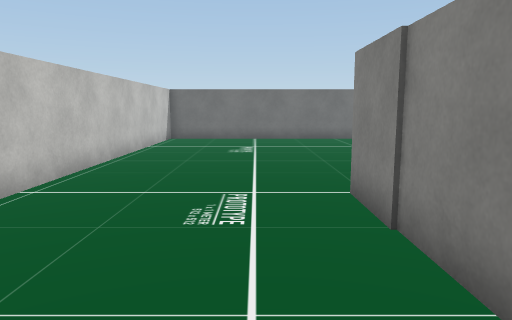
view 1 (above)

24 first-person views from a walk through a 3-D level made in the Unity game engine. The camera is 1.5 m above the floor, tilts 8° down and sees 70° across. The floor is counted in squares, 1 m on a side. Each view is taken from the middle of a square. On the plan, view 1 faces up. The plan holds only what a view shows up to about 16 squares ahead; the rest is blank. The place goes on beyond the plan. Some surface patterns are stand-ins.

view 2
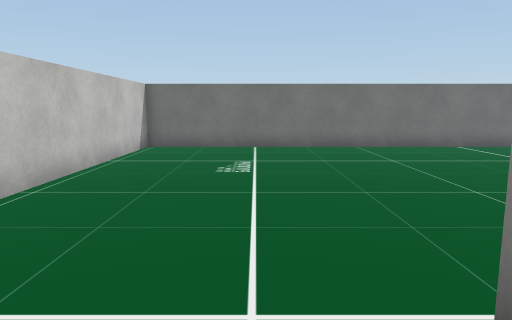

view 3
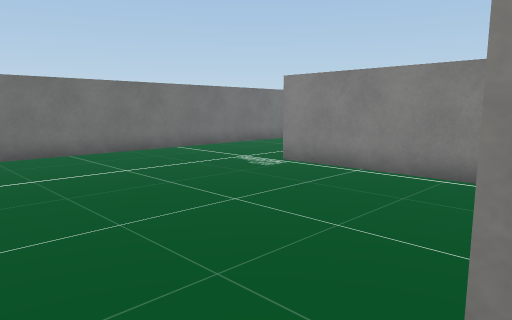

view 4
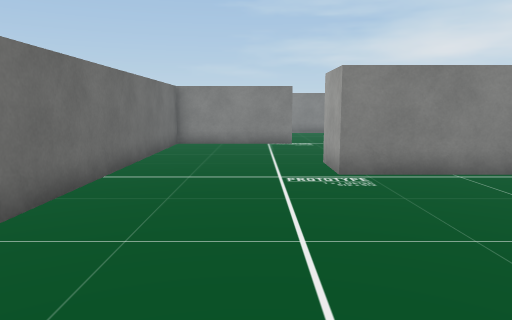

view 5
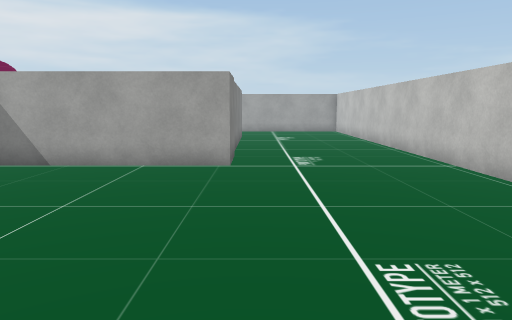

view 6
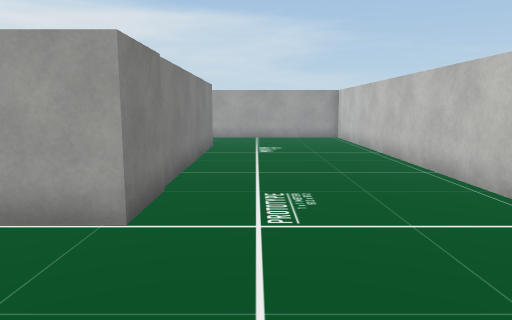

view 7
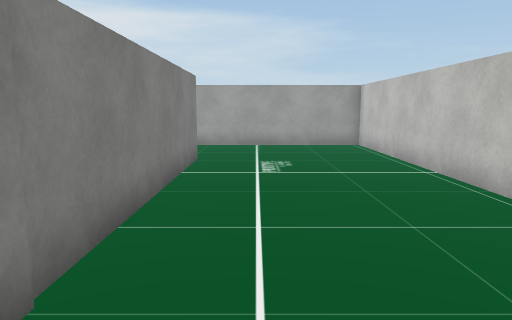

view 8
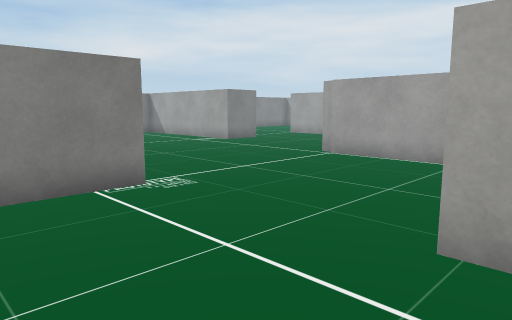

view 9
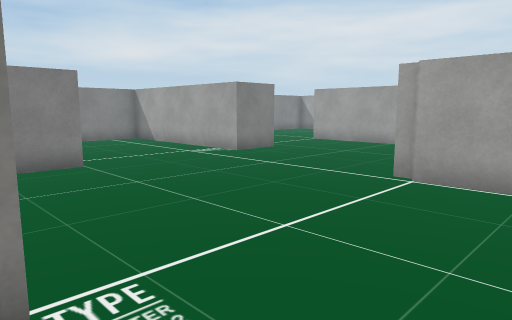

view 10
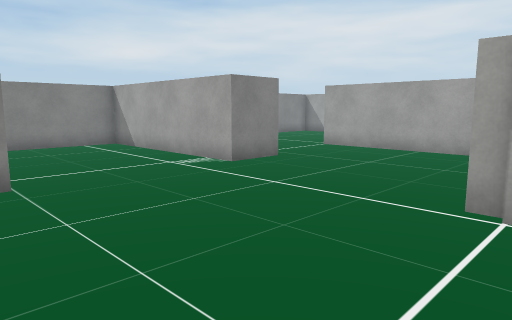

view 11
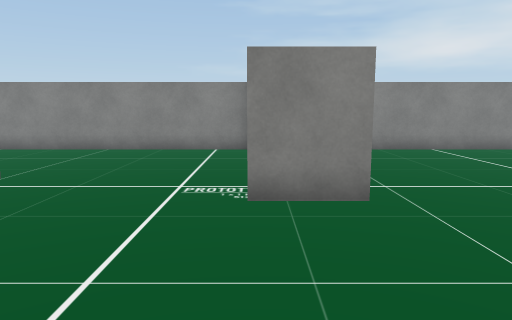

view 12
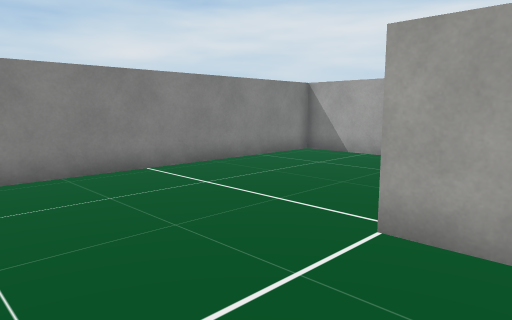

view 13
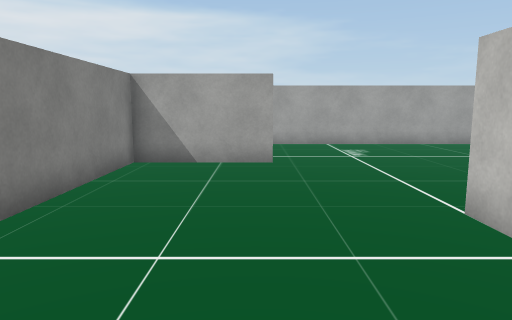

view 14
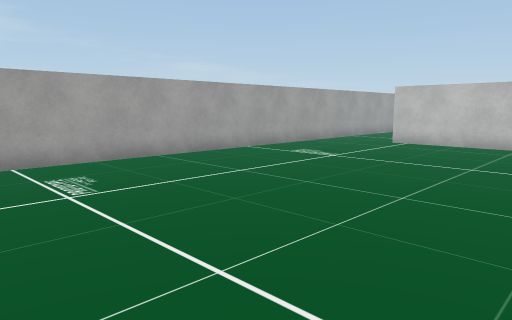

view 15
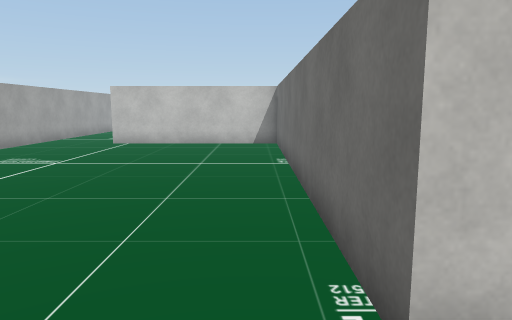

view 16
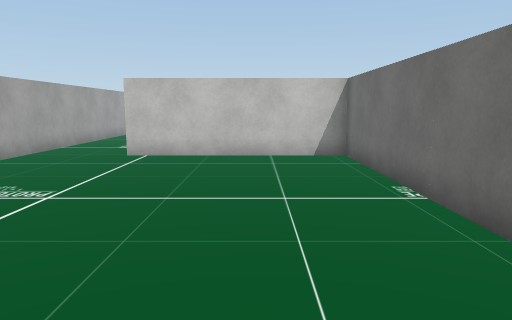

view 17
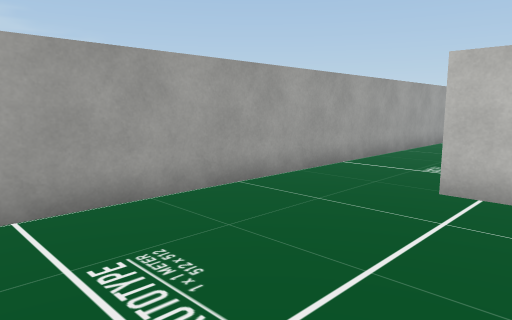

view 18
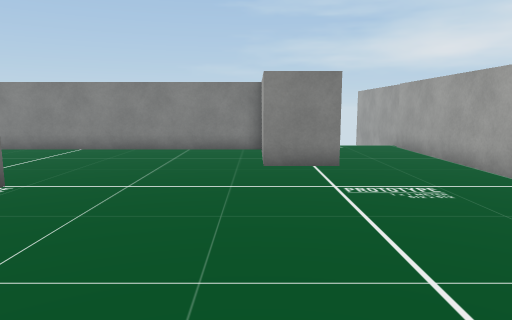

view 19
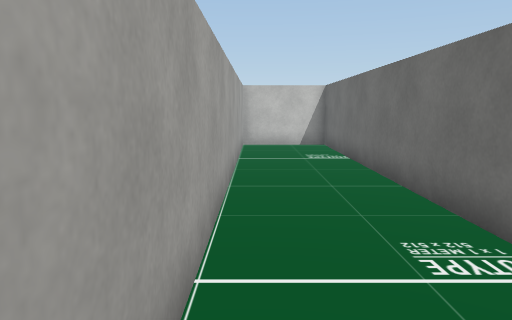

view 20
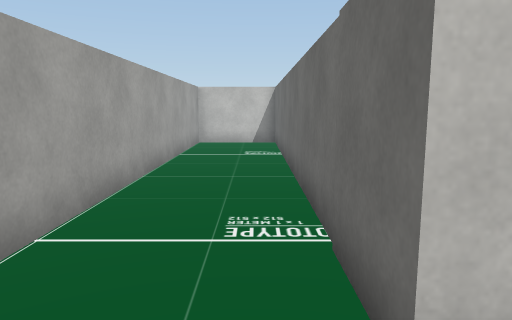

view 21
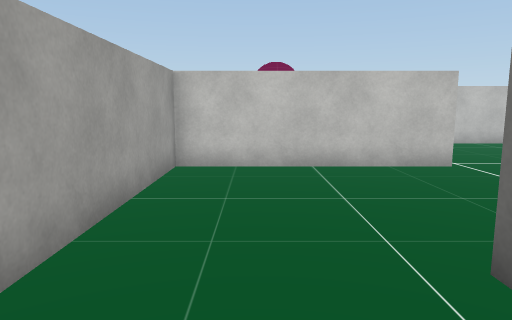

view 22
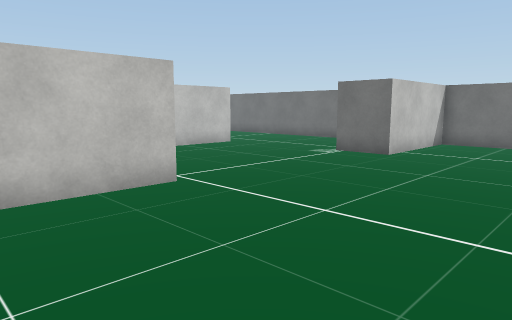

view 23
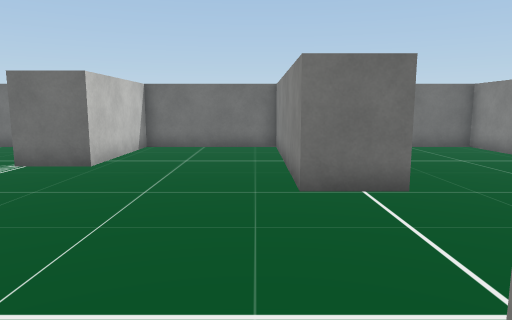

view 24
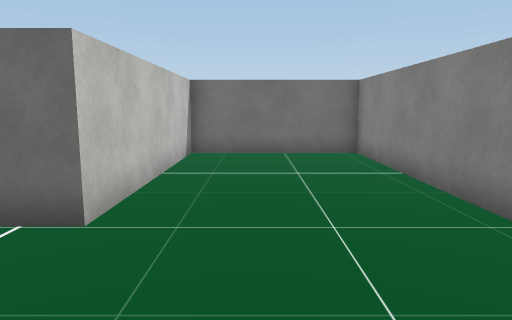

### Floor plan
Points are (right, up) in squares from view 1. A wall is a line through its corners. A room is listed if a view was taken in it or the views show most of it. See-through windows are left out.
Room 1 (views 1, 2, 3, 4, 5, 6, 7, 8, 9, 10, 11, 12, 22, 23, 24)
walls: (12.2, 6.4) (16, 6.4); (8.2, 7.9) (8.2, 13.1) (10.2, 13.1); (10.2, 12.1) (10.2, 9.5); (16, 6.1) (16.5, 6.1) (16.5, -1.1) (24, -1.1); (3.9, 6.4) (7.9, 6.4); (22.8, 3.1) (22.8, 5.1) (30.4, 5.1) (30.4, 18.4) (24.8, 18.4) (24.8, 10.5) (22.8, 10.5) (22.8, 18); (1.8, -4) (1.8, 4.5); (22.9, 18.4) (17.7, 18.4) (17.7, 13.5) (15.7, 13.5) (15.7, 18.4) (-4.3, 18.4) (-4.3, -8.2) (2.5, -8.2)
ways out: opening at (24.7, 1) to room 2
objects: block (2, 6) to (3, 6); ball (10, 1) to (12, 2)
Room 2 (views 13, 14, 15, 16, 17, 18, 19, 20, 21)
walls: (24, -2.1) (24, -3.1) (10.2, -3.1) (10.2, -10.1) (-4.3, -10.1) (-4.3, -13.6); (26.5, -10.2) (26.5, -8.2) (30.4, -8.2) (30.4, 1.6); (-4, -13.5) (31.4, -13.5)
ways out: opening at (24.7, 1) to room 1

Where each view was taken, in squares from view 1:
view 1: 0 up, 0 right, facing up
view 2: 4 up, 0 right, facing up
view 3: 6 up, 0 right, facing up-right
view 4: 15 up, 0 right, facing right
view 5: 16 up, 1 right, facing down
view 6: 11 up, 0 right, facing down
view 7: 7 up, 0 right, facing down
view 8: 17 up, 9 right, facing down-right
view 9: 14 up, 13 right, facing down-right
view 10: 12 up, 15 right, facing down-right
view 11: 5 up, 17 right, facing right
view 12: 3 up, 22 right, facing down-right
view 13: 2 up, 27 right, facing down
view 14: 3 down, 26 right, facing down-left
view 15: 4 down, 26 right, facing left
view 16: 6 down, 22 right, facing left
view 17: 8 down, 17 right, facing down-left
view 18: 8 down, 17 right, facing right
view 19: 13 down, 11 right, facing left
view 20: 11 down, 12 right, facing left
view 21: 1 up, 26 right, facing left
view 22: 2 up, 23 right, facing up-left
view 23: 4 up, 22 right, facing up
view 24: 6 up, 27 right, facing up
